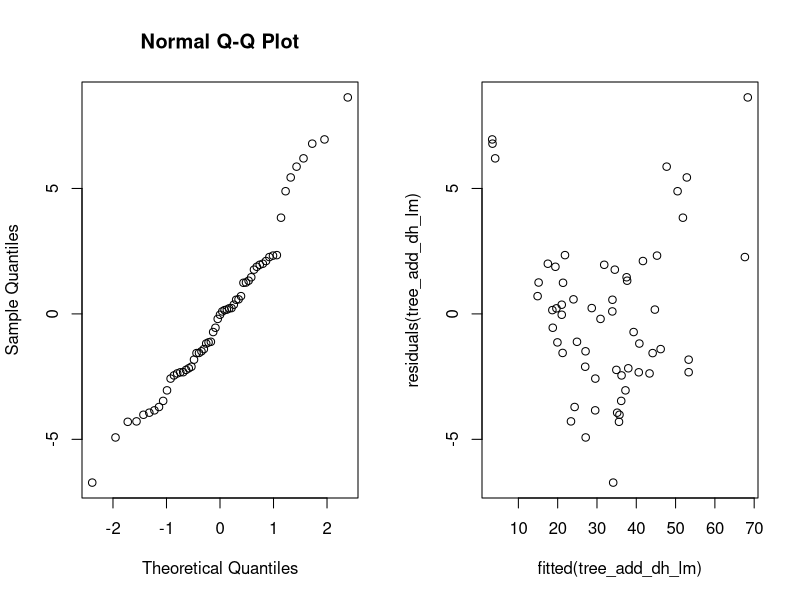
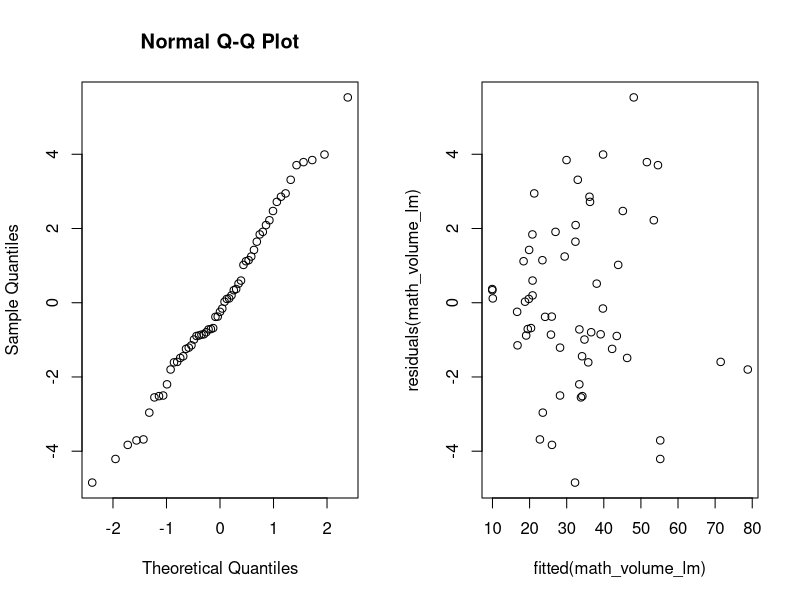
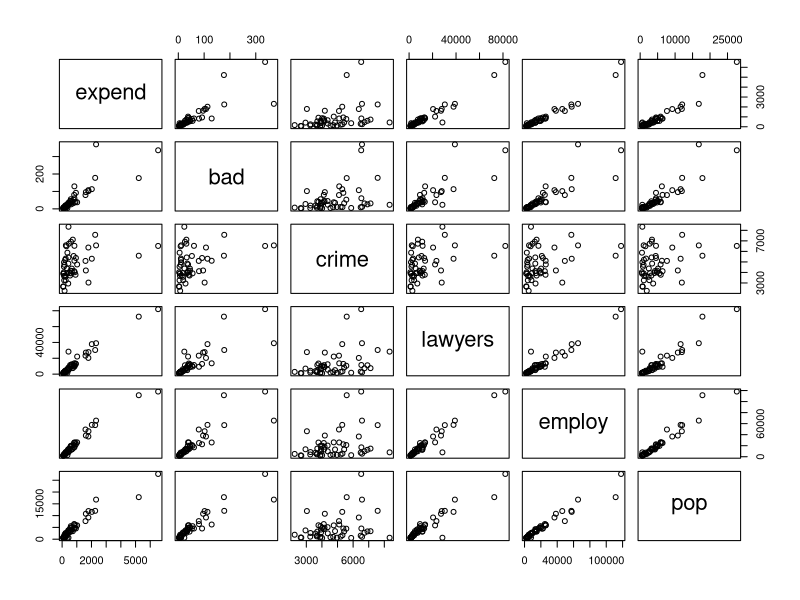
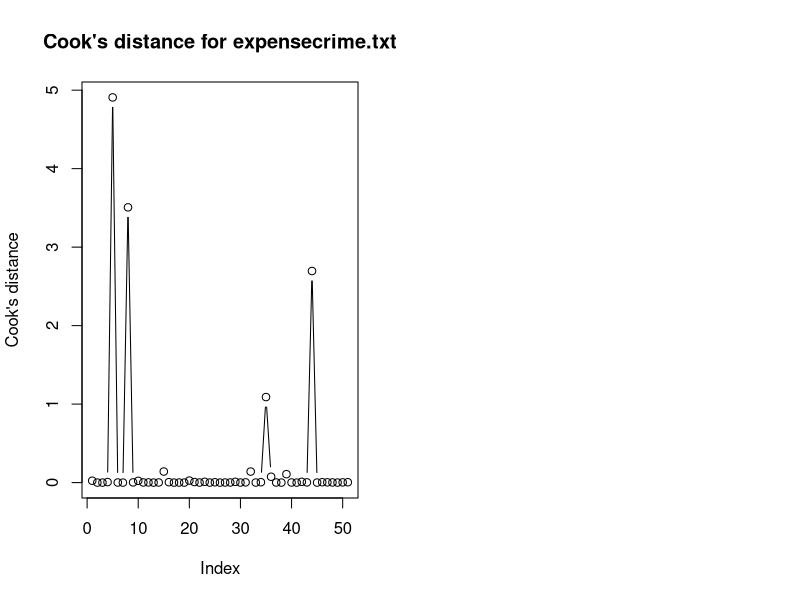
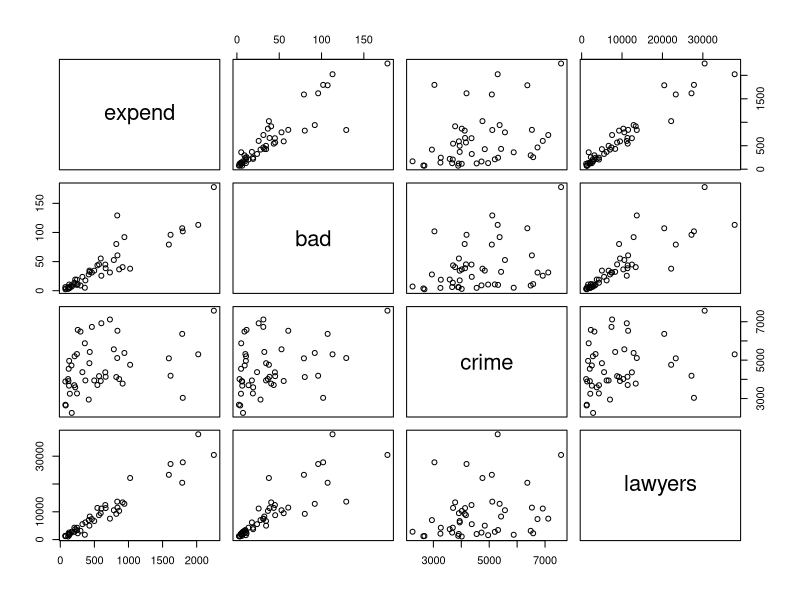
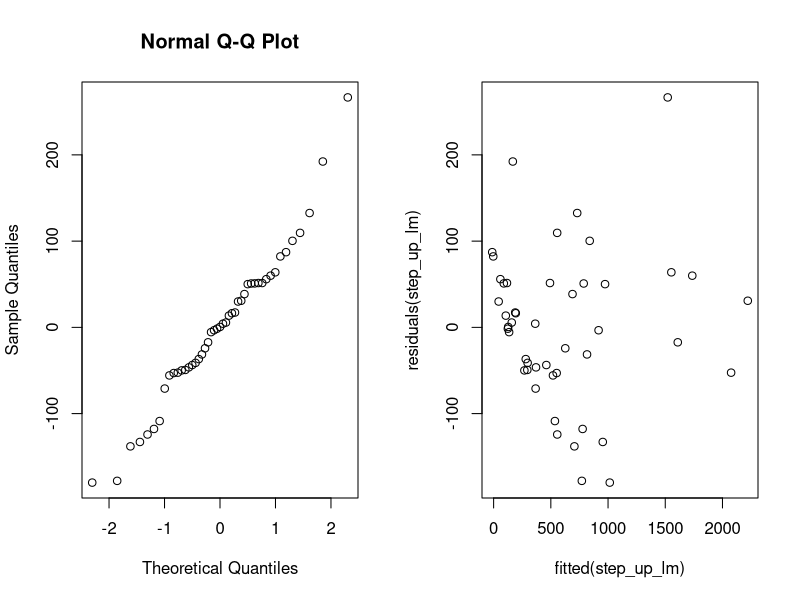
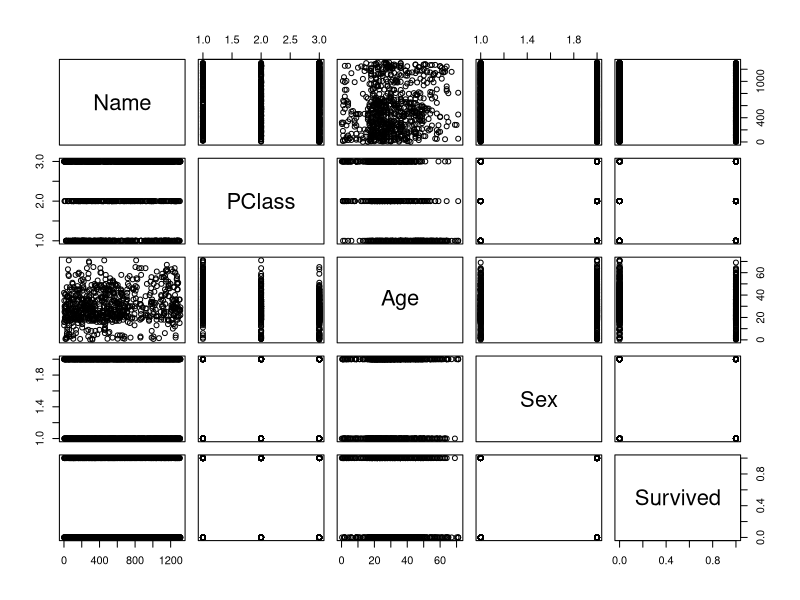

Write R code to recreate these figures, in order.
## ---- chunk 1
# set up global R options
options(digits = 3)

# set up knitr global chunk options
knitr::opts_chunk$set(fig.height = 3)
## ---- chunk 2
tree_df <- as.data.frame(read.table("data/treeVolume.txt", header=TRUE))
head(tree_df)
## ---- chunk 3
tree_df$type <- as.factor(tree_df$type)
tree_type_lm <- lm(volume~type, data=tree_df)
anova(tree_type_lm)
## ---- chunk 4
summary(tree_type_lm)
## ---- chunk 5
mask <- tree_df$type == "beech"
t.test(tree_df$volume[mask], tree_df$volume[!mask])
## ---- chunk 6
tree_type_d_lm <- lm(volume~height+type*diameter, data=tree_df)
anova(tree_type_d_lm)
## ---- chunk 7
summary(tree_type_d_lm)
## ---- chunk 8
tree_type_h_lm <- lm(volume~diameter+type*height, data=tree_df)
anova(tree_type_h_lm)
## ---- chunk 9
summary(tree_type_h_lm)
## ---- chunk 10
tree_add_all_lm <- lm(volume~diameter+height+type, data=tree_df)
anova(tree_add_all_lm)
## ---- chunk 11
summary(tree_add_all_lm)
## ---- chunk 12
tree_add_dh_lm <- lm(volume~diameter+height, data=tree_df)
anova(tree_add_dh_lm)
## ---- chunk 13
summary(tree_add_dh_lm)
## ---- chunk 14
par(mfrow=c(1, 2))
qqnorm(residuals(tree_add_dh_lm))
plot(fitted(tree_add_dh_lm), residuals(tree_add_dh_lm))
## ---- chunk 15
mean_d <- mean(tree_df$diameter)
mean_h <- mean(tree_df$height)
means <-  data.frame(diameter=c(mean_d), height=c(mean_h))

predict(tree_add_dh_lm, means, se.fit = TRUE)
## ---- chunk 16
tree_df$math_volume <- tree_df$height * tree_df$diameter^2
math_volume_lm <- lm(volume~math_volume, data=tree_df)
anova(math_volume_lm)
## ---- chunk 17
summary(math_volume_lm)
## ---- chunk 18
par(mfrow=c(1,2))

qqnorm(residuals(math_volume_lm))
plot(fitted(math_volume_lm), residuals(math_volume_lm))
## ---- chunk 19
# Read data
crime_df <- as.data.frame(read.table("data/expensescrime.txt", header=TRUE))
head(crime_df)

target <- "expend"
columns <- c("bad", "crime", "lawyers", "employ", "pop")
## ---- chunk 20
pairs(crime_df[, c(target, columns)])
## ---- chunk 21
crime_lm <- lm(expend~bad+crime+lawyers+employ+pop, data=crime_df)
cooks.distance(crime_lm)[cooks.distance(crime_lm) > 1]
## ---- chunk 22
plot(cooks.distance(crime_lm), type='b', ylab="Cook's distance", main = "Cook's distance for expensecrime.txt")
## ---- chunk 23
crime_df_upd <- crime_df[-c(5,8,35,44),]
## ---- chunk 24
round(cor(crime_df[, c(columns)]), 2)
## ---- chunk 25
library(car)
## ---- chunk 26
vif(lm(expend~bad+crime+lawyers+employ+pop, data=crime_df))
## ---- chunk 27
vif(lm(expend~bad+crime+lawyers+pop, data=crime_df_upd))
## ---- chunk 28
vif(lm(expend~bad+crime+lawyers, data=crime_df_upd))
## ---- chunk 29
pairs(crime_df_upd[, c(target, "bad", "crime", "lawyers")])
## ---- chunk 30
print("Step 1")

print("bad")
summary(lm(expend~bad, data=crime_df_upd))

print("crime")
summary(lm(expend~crime, data=crime_df_upd))

print("lawyers")
summary(lm(expend~lawyers, data=crime_df_upd))

print("employ")
summary(lm(expend~employ, data=crime_df_upd)) # YES

print("pop")
summary(lm(expend~pop, data=crime_df_upd)) 
## ---- chunk 31
print("Step 2")

print("bad")
summary(lm(expend~employ+bad, data=crime_df_upd))

print("crime")
summary(lm(expend~employ+crime, data=crime_df_upd)) # YES

print("lawyers")
summary(lm(expend~employ+lawyers, data=crime_df_upd))

print("pop")
summary(lm(expend~employ+pop, data=crime_df_upd))
## ---- chunk 32
print("Step 3")

print("bad")
summary(lm(expend~employ+crime+bad, data=crime_df_upd))

print("lawyers")
summary(lm(expend~employ+crime+lawyers, data=crime_df_upd))

print("pop")
summary(lm(expend~employ+crime+pop, data=crime_df_upd)) # YES
## ---- chunk 33
print("Step 4")

print("bad")
summary(lm(expend~employ+crime+pop+bad, data=crime_df_upd))

print("lawyers")
summary(lm(expend~employ+crime+pop+lawyers, data=crime_df_upd))

# None significant!
## ---- chunk 34
step_up_lm <- lm(expend~employ+crime+pop, data=crime_df_upd)
summary(step_up_lm)
## ---- chunk 35
par(mfrow=c(1,2))

qqnorm(residuals(step_up_lm))
plot(fitted(step_up_lm), residuals(step_up_lm))
## ---- chunk 36
summary(lm(expend~bad+crime+lawyers, data=crime_df_upd))
## ---- chunk 37
mean(crime_df_upd$expend)
## ---- chunk 38
new_data <- data.frame(bad=50, crime=5000, lawyers=5000, employ=5000, pop=5000)
predict(step_up_lm, new_data, interval="prediction", level=0.95)
## ---- chunk 39
predict(step_up_lm, new_data, interval="confidence", level=0.95)
## ---- chunk 40

## ---- chunk 41
# Read data
titanic_df <- as.data.frame(read.table("data/titanic.txt", header=TRUE))
## ---- chunk 42
head(titanic_df)
## ---- chunk 43
plot(titanic_df)
## ---- chunk 44
titanic_df_upd <- na.omit(titanic_df)
titanic_df_upd$PClass <- as.factor(titanic_df_upd$PClass)
titanic_df_upd$Sex <- as.factor(titanic_df_upd$Sex)
head(titanic_df_upd)
## ---- chunk 45

## ---- chunk 46

## ---- chunk 47

## ---- chunk 48

## ---- chunk 49
# Read data
## ---- chunk 50

## ---- chunk 51

## ---- chunk 52
